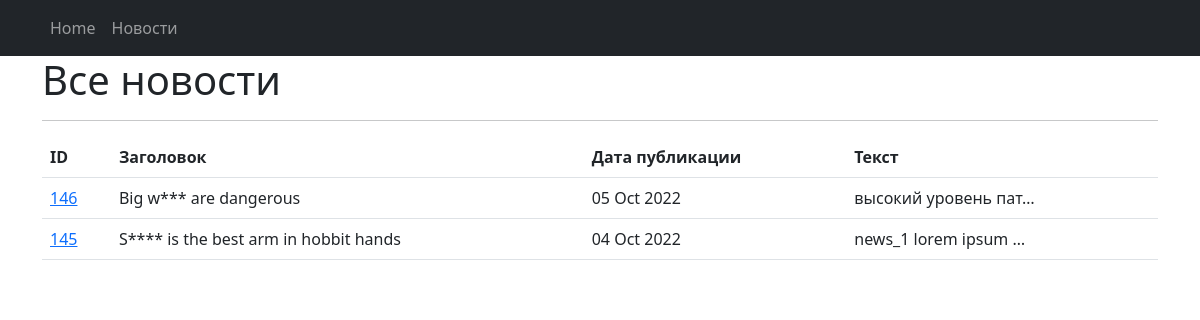
Page /news/ on the committed database.
### news/models.py (models this page shows, shortened)
class Post(models.Model):
    article = 'AR'
    news = 'NW'
    POSITIONS = [
        (article, 'Статья'),
        (news, 'Новость'),
    ]
    author = models.ForeignKey('Author', on_delete=models.CASCADE)
    post_type = models.CharField(max_length=2, choices=POSITIONS, default=news)
    time_create = models.DateTimeField(auto_now_add=True)
    category = models.ManyToManyField('Category',
               through='Postcategory')
    head = models.CharField(max_length=128)
    text = models.TextField(default='')
    rating = models.IntegerField(default=0)

### news/views.py (the view)
# urls.py: path('', NewsList.as_view()),
class NewsList(ListView):
    model = Post
    ordering = '-time_create'
    template_name = 'news.html'
    context_object_name = 'news'
    def get_queryset(self):
        return super().get_queryset().filter(post_type=Post.news)
    def get_context_data(self, **kwargs):
        context = super().get_context_data(**kwargs)
        context['next_sale'] = "Распродажа в среду!"
        return context

### news/templatetags/custom_filters.py (called while the page is built)
@register.filter()
def censor(value, code='wolf'):
    len_1 = len(code)-1
    val_1 = value.replace(code, f'{code[0]}{len_1*"*"}')
    return val_1

### news/templatetags/custom_tags.py (called while the page is built)
@register.simple_tag()
def current_time(format_string='%b %d %Y'):
   return datetime.utcnow().strftime(format_string)

### templates/news.html (shortened to what this page needs)
{% extends 'flatpages/default.html' %}
{% load custom_filters %}
{% load custom_tags %}
{% block content %}
<h1>Все новости</h1>
   <hr>
{% if news %}
<table class="table">
    <tr>
        <th>ID</th>
        <th>Заголовок</th>
        <th>Дата публикации</th>
        <th>Текст</th>
    </tr>
    {% for neww in news %}
    <tr>
        <td><a href="/news/{{neww.id}}"> {{neww.id }}</a></td>
        <td>{{ neww.head | censor | censor:"Sword"}}</td>
        <td>{{ neww.time_create | date:'d M Y'}}</td>
        <td>{{ neww.text|truncatechars:20 }}</td>
    </tr>
    {% endfor %}
</table>
{% else %}
    <h2>Новостей нет!</h2>
{% endif %}
{% endblock content %}

### rows in the picture
Post: id "146", head|censor "Big w*** are dangerous", time_create "05 Oct 2022", text "высокий уровень пат…"
Post: id "145", head|censor "S**** is the best arm in hobbit hands", time_create "04 Oct 2022", text "news_1 lorem ipsum …"
